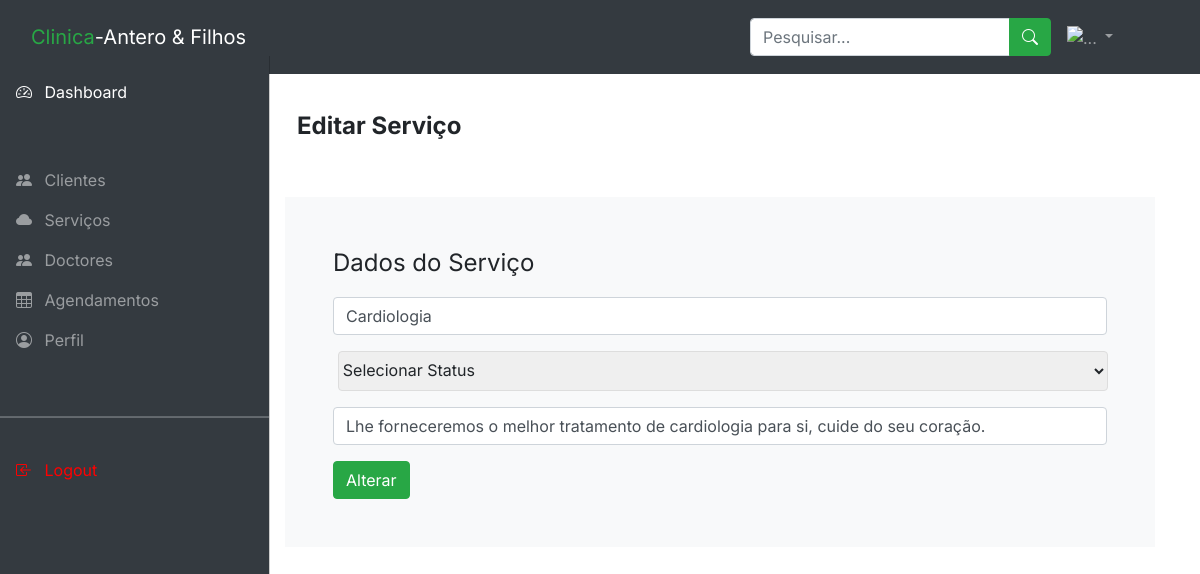
The app's page /admin/editServ.php?alterado=1 (signed in) with its own data.
### tables this page shows
CREATE TABLE `servico` (
  `idServico` int(11) NOT NULL,
  `servico` varchar(70) DEFAULT NULL,
  `img` varchar(70) DEFAULT NULL,
  `descricao` text,
  `status` tinyint(4) DEFAULT NULL
);

### admin/editServ.php (the view, shortened to what this page needs)
<?php
  require_once "php/conn.php";
  require_once "php/head.php";
  if(isset($_GET['alterado'])) {
    $id = $_GET['alterado'];
    $query = $conexao->prepare("SELECT * FROM servico WHERE idServico='$id'");
    if($query->execute()) {
        $result = $query->fetch(PDO::FETCH_ASSOC);
?>
    <main class="mt-5 pt-3">
      <div class="container-fluid">
        <div class="row container">
        <div class="row">
          <div class="col-md-12 mt-5">
            <h4><b>Editar Serviço</b></h4>
          </div>
        </div>
          <div class="container">
            <div>
              <form class="row bg-light mt-5" action="http://localhost/clinicaaf/admin/servico.php" method="post" enctype="multipart/form-data">
                <div class="col p-5">
                  <p class="fs-4">Dados do Serviço</p>
                  <div class="mb-3">
                    <input type="text" name="nome" class="form-control" id="exampleFormControlInput1" value="<?php echo $result['servico'] ?>" placeholder="Nome..">
                  </div>
                  <div class="mb-3">
                    <select name="estado" id="estado"  style="width: 99.5%; height: 40px; border: solid 1px #ddd;">
                        <option>Selecionar Status</option>
                    </select>
                  </div>
                  <div class="mb-3">
                    <input type="text" class="form-control"  name="descricao" id="descricao" value="<?php echo $result['descricao'] ?>">
                  </div>
                  <button type="submit" name="editServ" class="btn btn-success">Alterar</button>
                </div>
              </form>
            </div>
            <?php } }?>
            </div>
          </div>
        </div>
    </main>
  </body>
</html>

### admin/css/style.css (style rules this page uses)
body, button { font-family: "Inter", sans-serif; }
:root { --offcanvas-width: 270px; --topNavbarHeight: 56px; }
@media (min-width: 992px) { body { overflow: auto !important; } }
@media (min-width: 992px) { main { margin-left: var(--offcanvas-width); } }

### admin/css/cd.css (style rules this page uses)
select { border: 1px solid #222; width: 49%; height: 4rem; border-radius: 4px; font-size: 1rem; color: var(--color-dark); margin-left: 0.3rem; }

### records on screen
servico: nome "Cardiologia", descricao "Lhe forneceremos o melhor tratamento de cardiologia para si, cuide do seu coração."
